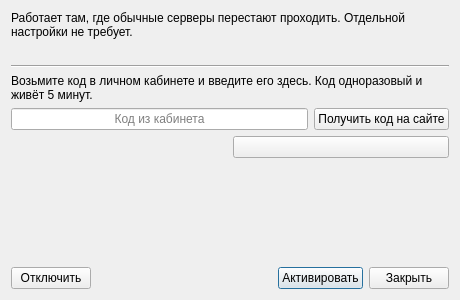
<?xml version="1.0" encoding="UTF-8"?>
<ui version="4.0">
 <class>DialogRelayActivate</class>
 <widget class="QDialog" name="DialogRelayActivate">
  <property name="geometry">
   <rect>
    <x>0</x>
    <y>0</y>
    <width>460</width>
    <height>300</height>
   </rect>
  </property>
  <property name="windowTitle">
   <string>Резервное подключение</string>
  </property>
  <layout class="QVBoxLayout" name="root">
   <item>
    <widget class="QLabel" name="lead">
     <property name="text">
      <string>Работает там, где обычные серверы перестают проходить. Отдельной настройки не требует.</string>
     </property>
     <property name="wordWrap">
      <bool>true</bool>
     </property>
    </widget>
   </item>
   <item>
    <widget class="QLabel" name="state">
     <property name="text">
      <string/>
     </property>
     <property name="wordWrap">
      <bool>true</bool>
     </property>
     <property name="textInteractionFlags">
      <set>Qt::TextBrowserInteraction</set>
     </property>
    </widget>
   </item>
   <item>
    <widget class="QFrame" name="line">
     <property name="frameShape">
      <enum>QFrame::HLine</enum>
     </property>
     <property name="frameShadow">
      <enum>QFrame::Sunken</enum>
     </property>
    </widget>
   </item>
   <item>
    <widget class="QLabel" name="how">
     <property name="text">
      <string>Возьмите код в личном кабинете и введите его здесь. Код одноразовый и живёт 5 минут.</string>
     </property>
     <property name="wordWrap">
      <bool>true</bool>
     </property>
    </widget>
   </item>
   <item>
    <layout class="QHBoxLayout" name="codeRow">
     <item>
      <widget class="QLineEdit" name="code">
       <property name="minimumSize">
        <size>
         <width>170</width>
         <height>0</height>
        </size>
       </property>
       <property name="maxLength">
        <number>8</number>
       </property>
       <property name="placeholderText">
        <string>Код из кабинета</string>
       </property>
       <property name="alignment">
        <set>Qt::AlignCenter</set>
       </property>
      </widget>
     </item>
     <item>
      <widget class="QPushButton" name="getCode">
       <property name="text">
        <string>Получить код на сайте</string>
       </property>
      </widget>
     </item>
    </layout>
   </item>
   <item>
    <layout class="QHBoxLayout" name="resultRow">
     <item>
      <widget class="QLabel" name="result">
       <property name="text">
        <string/>
       </property>
       <property name="wordWrap">
        <bool>true</bool>
       </property>
      </widget>
     </item>
     <item>
      <widget class="QPushButton" name="action">
       <property name="text">
        <string/>
       </property>
       <property name="visible">
        <bool>false</bool>
       </property>
      </widget>
     </item>
    </layout>
   </item>
   <item>
    <spacer name="tail">
     <property name="orientation">
      <enum>Qt::Vertical</enum>
     </property>
     <property name="sizeHint" stdset="0">
      <size>
       <width>20</width>
       <height>10</height>
      </size>
     </property>
    </spacer>
   </item>
   <item>
    <layout class="QHBoxLayout" name="buttons">
     <item>
      <widget class="QPushButton" name="forget">
       <property name="text">
        <string>Отключить</string>
       </property>
      </widget>
     </item>
     <item>
      <spacer name="gap">
       <property name="orientation">
        <enum>Qt::Horizontal</enum>
       </property>
       <property name="sizeHint" stdset="0">
        <size>
         <width>40</width>
         <height>20</height>
        </size>
       </property>
      </spacer>
     </item>
     <item>
      <widget class="QPushButton" name="activate">
       <property name="text">
        <string>Активировать</string>
       </property>
       <property name="default">
        <bool>true</bool>
       </property>
      </widget>
     </item>
     <item>
      <widget class="QPushButton" name="close">
       <property name="text">
        <string>Закрыть</string>
       </property>
      </widget>
     </item>
    </layout>
   </item>
  </layout>
 </widget>
 <resources/>
 <connections/>
</ui>
